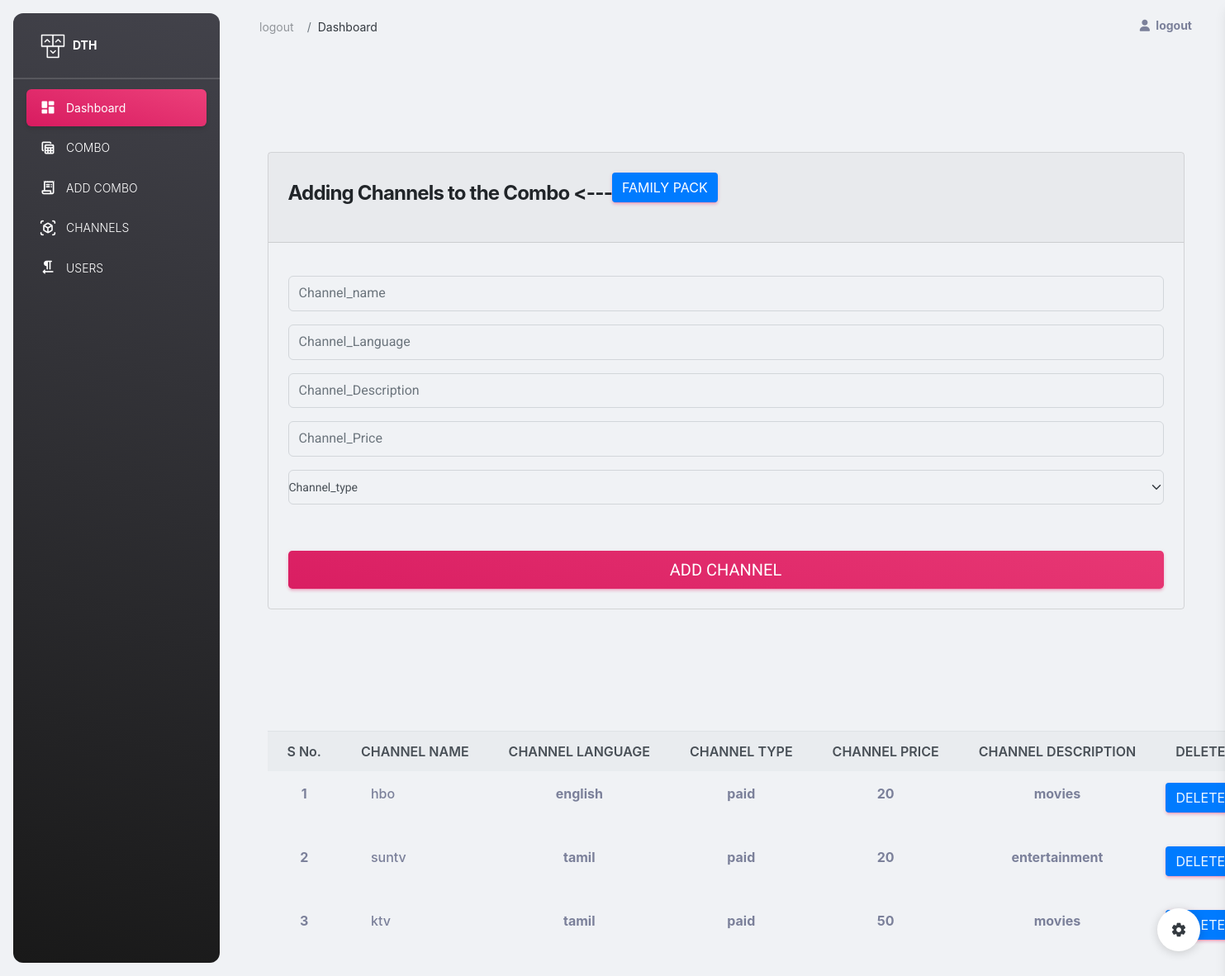
Page /add_channels/family pack/ (signed in) on the committed database.
### ddh/models.py (models this page shows, shortened)
class Pack(models.Model):
    packname=models.CharField(max_length=100)
    price=models.IntegerField()

class Combo(models.Model):
    packname=models.ForeignKey(Pack,on_delete=models.CASCADE)
    channelname=models.CharField(max_length=20)
    channellang=models.CharField(max_length=20)
    channeldes=models.CharField(max_length=20)
    channelamount=models.IntegerField()
    channeltype=models.CharField(max_length=20)
    def __str__(self):
        return self.channelname

### ddh/views.py (the view, shortened to what this page needs)
# urls.py: path('add_channels/<str:id>/',views.add_channels,name="add_channels"),
def add_channels(request,id):
    if 'username' in request.session:
        print(id)
        a=Pack.objects.get(packname=id)
        tvs=Combo.objects.all().filter(packname_id=a.id)
        print(tvs)
        context={
            'combo_name':id,
            'tvs':tvs,
        }
        return render(request,"add _channels.html",context)
    return HttpResponse("please login to access...")

### ddh/templates/add _channels.html (shortened to what this page needs)
{% extends 'index.html' %}
{% load static %}
{% block content %}
<body class="">
  <main class="main-content  mt-0">
    <section>
      <div class="page-header min-vh-100">
        <div class="container">
          <div class="row">
            <div class="col-xl-12 col-lg-12 col-md-12 d-flex flex-column ms-auto me-auto ms-lg-auto me-lg-12">
              <div class="card card-plain">
                <div class="card-header">
                  <h4 class="font-weight-bolder">Adding Channels to the Combo  <---<button class="btn btn-primary">{{ combo_name }}</button></h4>
                </div>
                <div class="card-body">
                  <form  method="POST" action="">
                    <div class="input-group input-group-outline mb-3">
                      <input type="text" placeholder="Channel_name" class="form-control" name="channel_name" required>
                    </div>
                    <div class="input-group input-group-outline mb-3">
                        <input type="text" placeholder="Channel_Language" class="form-control" name="channel_lang" required>
                      </div>
                      <div class="input-group input-group-outline mb-3">
                        <input type="text" placeholder="Channel_Description" class="form-control" name="channel_des" required>
                      </div>
                      <div class="input-group input-group-outline mb-3">
                        <input type="number" placeholder="Channel_Price" class="form-control" name="channel_price" required>
                      </div>
                      <div class="input-group input-group-outline mb-3">
                        <select class="form-select" name="channel_type" required>
                          <option value="">Channel_type</option>
                        </select>
                      </div>
                    <div class="text-center">
                      <button type="submit" class="btn btn-lg bg-gradient-primary btn-lg w-100 mt-4 mb-0">Add channel</button>
                    </div>
                  </form>
                </div>
              </div>
            </div>
          </div>
        </div>
      </div>
    </section>
  </main>
  <div class="container mt-4">
    <div class="row">
      <div class="col">
        <table class="table">
          <thead class="thead-light">
            <tr>
              <th scope="col" class="text-center">S No.</th>
              <th scope="col">CHANNEL NAME</th>
              <th scope="col" class="text-center">CHANNEL LANGUAGE</th>
              <th scope="col" class="text-center">CHANNEL TYPE</th>
              <th scope="col" class="text-center">CHANNEL PRICE</th>
              <th scope="col" class="text-center">CHANNEL DESCRIPTION</th>
              <th scope="col" class="text-center">DELETE</th>
            </tr>
          </thead>
          <tbody>
           {% for i in tvs %}
            <tr>
              <td class="text-center">
                <p class="text-l font-weight-bold mb-2">{{ forloop.counter }} </p>
              </td>
              <td>
                <div class="d-flex px-4 py-1">
                  <div class="d-flex flex-column justify-content-center">
                    <h6 class="mb-0 text-l">{{ i.channelname }} </h6>
                  </div>
                </div>
              </td>
              <td class="text-center">
                <p class="text-l font-weight-bold mb-2">{{ i.channellang }} </p>
              </td>
              <td class="text-center">
                <p class="text-l font-weight-bold mb-2">{{ i.channeltype}} </p>
              </td>
              <td class="text-center">
                <p class="text-l font-weight-bold mb-0">{{ i.channelamount}} </p>
              </td>
              <td class="text-center">
                <p class="text-l font-weight-bold mb-0">{{ i.channeldes }} </p>
              </td>
              <td class="text-center">
               <button class="btn btn-primary"> <a href="{% url 'channel_del' id=i.id  %}" style="text-decoration:none;color: aliceblue;"  >DELETE</a></button>
              </td>
            </tr>
            {% endfor %}
          </tbody>
        </table>
      </div>
    </div>
  </div>
</body>
{% load sweetify %}
{% endblock %}

### rows in the picture
Pack: packname "FAMILY PACK"
Combo: channelname "hbo", channellang "english", channeltype "paid", channelamount "20", channeldes "movies"
Combo: channelname "suntv", channellang "tamil", channeltype "paid", channelamount "20", channeldes "entertainment"
Combo: channelname "ktv", channellang "tamil", channeltype "paid", channelamount "50", channeldes "movies"
